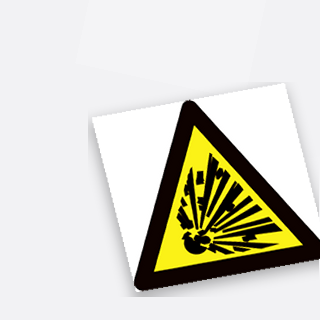
#> input picture danger-sign-recognition/dataset_viewpoint/explosion/explosion_view_0038.png, 320 x 320 px
$ python -i build_viewpoint_dataset.py   (imports and definitions only)
#> lines starting #> are read from the running program, lines starting #| are printed output that depends on the picture; after the words box and inside, x2 and y2 are one past the last pixel; in counts of white or black regions, pixels touching at a corner belong together
#> further down, picture is the input picture: PIL image 320x320 RGB; mean R, G, B 213.7, 212.2, 199.6
"""
Build a five-class augmented dataset from the original attachment images.

The final recognition task still uses the five signs from the attachment. This
script creates many view/light variants of those signs so the model can learn
camera angle, illumination, blur, scale and background changes without adding
new classes.

Example:
    python model/build_viewpoint_dataset.py --per-class 220
"""

from __future__ import annotations

import argparse
import math
import random
import sys
from pathlib import Path

from PIL import Image, ImageEnhance, ImageFilter, ImageOps

PROJECT_ROOT = Path(__file__).resolve().parents[1]
if str(PROJECT_ROOT) not in sys.path:
    sys.path.insert(0, str(PROJECT_ROOT))

from model.constants import DEFAULT_DATASET_DIR, IMAGE_EXTENSIONS, PROJECT_ROOT  # noqa: E402


# [55 lines left out: functions parse_args, find_source_image, random_background, crop_foreground, not called in this run]


def make_mask(image: Image.Image) -> Image.Image:
    gray = ImageOps.grayscale(image.convert("RGB"))
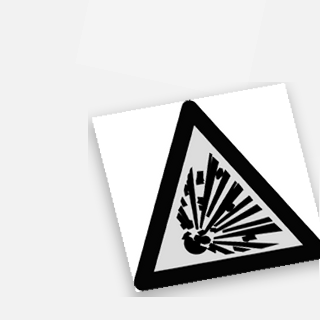
#> gray: PIL image 320x320 L; min 0, max 255, mean 211
    mask = Image.eval(gray, lambda value: 0 if value > 248 else 255)
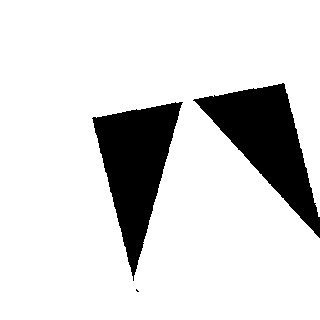
#> mask: PIL image 320x320 L; 85.1% white; 3 black regions (1 under 20 px), largest, box (x1, y1, x2, y2) and area: (193, 83, 320, 238) 7664, (92, 102, 183, 281) 7634
    return mask.filter(ImageFilter.GaussianBlur(radius=0.4))


# [85 lines left out: functions transform_sign, paste_variant, build_dataset, main, not called in this run]


# [2 lines not run here, left out]

>>> from PIL import Image
>>> picture = Image.open('../dataset_viewpoint/explosion/explosion_view_0038.png')
>>> result = make_mask(picture)

$ run again, on danger-sign-recognition/dataset_viewpoint/falling_rocks/falling_rocks_view_0006.png
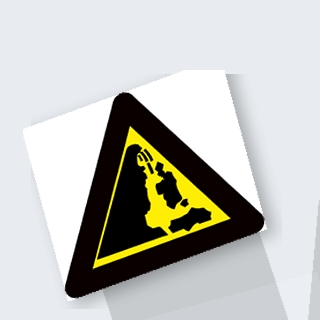
#> input picture danger-sign-recognition/dataset_viewpoint/falling_rocks/falling_rocks_view_0006.png, 320 x 320 px
#> picture is the input picture: PIL image 320x320 RGB; mean R, G, B 193, 193.9, 187.2
#> in make_mask, `gray = ImageOps.grayscale(image.convert("RGB"))`:
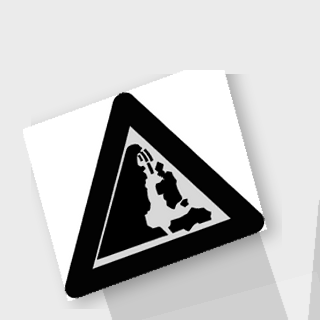
#> gray: PIL image 320x320 L; min 0, max 255, mean 192.7
#> in make_mask, `mask = Image.eval(gray, lambda value: 0 if value > 248 else 255)`:
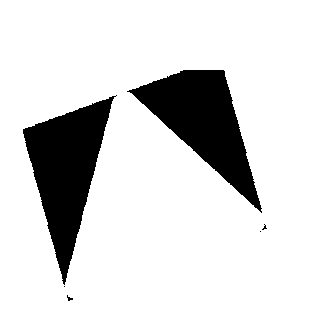
#> mask: PIL image 320x320 L; 84.8% white; 6 black regions (4 under 20 px), largest, box (x1, y1, x2, y2) and area: (23, 95, 117, 285) 7866, (127, 70, 262, 213) 7656
